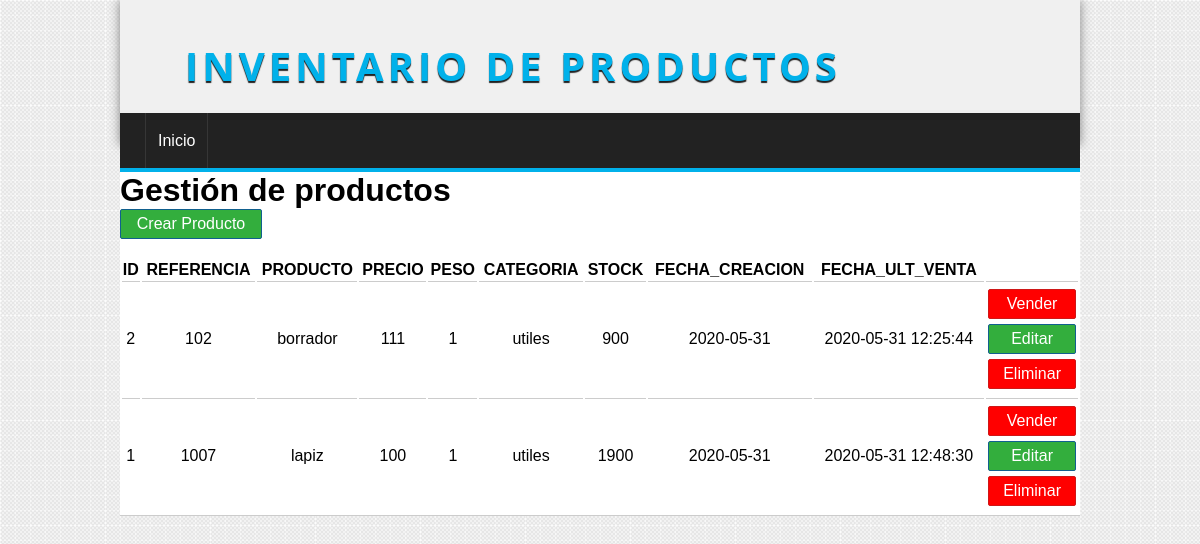
The page / on the database its author committed.
### tables this page shows
CREATE TABLE IF NOT EXISTS `productos` (
  `id` int(11) NOT NULL AUTO_INCREMENT,
  `nombre_producto` varchar(150) NOT NULL,
  `referencia` varchar(50) NOT NULL,
  `precio` bigint(20) NOT NULL,
  `peso` int(11) NOT NULL,
  `categoria` varchar(50) NOT NULL,
  `stock` bigint(20) NOT NULL,
  `fecha_creacion` date NOT NULL,
  `fecha_ultima_venta` datetime DEFAULT NULL,
  PRIMARY KEY (`referencia`),
  KEY `id` (`id`)
);

### controllers/ProductoController.php (called while the page is built, shortened)
<?php
require_once 'models/producto.php';
class productoController{
    public function index()
    {
        $producto = new Producto();
        $productos = $producto->getAll();
        require_once 'views/producto/gestion.php';
    }
}
?>

### config/db.php (called while the page is built)
<?php
    class Database{
        public static function connect()
        {
            $db = new mysqli('localhost','root','','db_inventarios');
            $db->query("SET NAMES 'utf8'");
            return $db;
        }
    }
?>

### models/producto.php (called while the page is built, shortened)
<?php
class Producto{
   private $db;
   public function __construct(){
       $this->db = Database::connect();
   }
   public function getAll(){
        $productos = $this->db->query("SELECT id, nombre_producto, referencia, precio, peso, categoria, stock, fecha_creacion, fecha_ultima_venta from productos order by id desc");
        return $productos;
   }
}
?>

### views/producto/gestion.php (the view, shortened to what this page needs)
<h1>Gestión de productos</h1>
<a href="<?=base_url?>producto/crear" class="button button-small">Crear Producto</a>
<table>
    <tr>
        <th>ID</th>
        <th>REFERENCIA</th>
        <th>PRODUCTO</th>
        <th>PRECIO</th>
        <th>PESO</th>
        <th>CATEGORIA</th>
        <th>STOCK</th>
        <th>FECHA_CREACION</th>
        <th>FECHA_ULT_VENTA</th>
    </tr>
    <?php while($pro = $productos->fetch_object()): ?>
        <tr>
            <td><?=$pro->id;?></td>
            <td><?=$pro->referencia;?></td>
            <td><?=$pro->nombre_producto;?></td>
            <td><?=$pro->precio;?></td>
            <td><?=$pro->peso;?></td>
            <td><?=$pro->categoria;?></td>
            <td><?=$pro->stock;?></td>
            <td><?=$pro->fecha_creacion;?></td>
            <td><?=$pro->fecha_ultima_venta;?></td>
			<td>
                <a href="<?=base_url?>producto/vender&id=<?=$pro->id?>" class="button button-gestion button-red">
				Vender</a>
				<a href="<?=base_url?>producto/editar&id=<?=$pro->id?>" class="button button-gestion">Editar</a>
				<a href="<?=base_url?>producto/eliminar&id=<?=$pro->id?>" class="button button-gestion button-red">Eliminar</a>
			</td>
        </tr>
    <?php endwhile; ?>
</table>

### views/layout/header.php (shortened to what this page needs)
<!DOCTYPE html>
<html lang="en">
<head>
    <link rel="stylesheet" href="<?=base_url?>assets/css/styles.css">
</head>
<body>
    <div id="container">
        <header id="header">
            <div id="logo">
                <a href="gestion">
                    Inventario de Productos
                </a>
            </div>
            <nav id="menu">
                <ul>
                    <li>
                        <a href="gestion">Inicio</a>
                    </li>
                </ul>
            </nav>
            <div id="content">

### index.php (shortened to what this page needs)
<?php
	require_once 'config/db.php';
	require_once 'views/layout/header.php';
	if(isset($_GET['controller'])){
		$nombre_controlador = $_GET['controller'].'Controller';
	}
	elseif(!isset($_GET['controller']) && !isset($_GET['action'])){
		$nombre_controlador = controller_default;
	}
	else{
		show_error();
		exit();
	}
	if(class_exists($nombre_controlador)){
		$controlador = new $nombre_controlador();
		if(isset($_GET['action']) && method_exists($controlador, $_GET['action'])){
			$action = $_GET['action'];
			$controlador->$action();
		}
		elseif(!isset($_GET['controller']) && !isset($_GET['action'])){
			$action_default = action_default;
			$controlador->$action_default();
		}
		else{
			show_error();
		}
	}else{
		show_error();
	}
?>

### assets/css/styles.css (style rules this page uses)
* { padding: 0px; margin: 0px; font-family: sans-serif, Helvetica, Arial; }
body { background: url(../img/bg.png); }
a { color: #01B1EA; }
table { text-align: center; width: 100%; border-bottom: 1px solid #ccc; }
td { border-top: 1px solid #ccc; padding: 2px; }
#container { width: 80%; margin: 0px auto; box-shadow: 0px 0px 10px gray; background: white; }
#header { height: 145px; background: #F0F0F0; }
#logo { padding: 20px; margin-left: 20px; float:left; }
#logo a { float:left; font-size: 40px; letter-spacing: 4px; font-family: 'Open Sans', Helvetica, Arial; text-transform: uppercase; color: #01B1EA; font-weight: bold; text-decoration: none; margin-top: 18px; margin-left: 25px; text-shadow: 0px 2px 1px #222222; transition: all 300ms; }
#menu { clear:both; background: #222; color: white; height: 55px; border-bottom: 4px solid #01B1EA; }
#menu ul { list-style: none; text-decoration: none; margin: 0px auto; margin-left: 25px; }
#menu ul li { line-height: 55px; float:left; border-right: 1px solid #363636; }
#menu a { display: block; color: white; text-decoration: none; padding-left: 12px; padding-right: 12px; transition: all 300ms; }
#menu a:first-child { border-left: 1px solid #363636; }
#content { margin: 0px auto; overflow: hidden; background: white; }
input[type="button"], input[type="submit"], button, .button { display: block; border-radius: 2px; width: auto; padding: 5px; padding-left: 10px; padding-right: 10px; color: white; background: #2979CD; border: 1px solid #11608E; cursor:pointer; }
.button { background: #33AE3D; color: white !important; text-decoration: none; }
.button-small { width: 120px; text-align: center; margin-bottom: 20px; }
.button-gestion { margin-top: 5px; margin-bottom: 5px; }
.button-red { background: red; border: 1px solid #cf1717; }

### rows shown on the page
productos: id "2", referencia "102", nombre_producto "borrador", precio "111", peso "1", categoria "utiles", stock "900", fecha_creacion "2020-05-31", fecha_ultima_venta "2020-05-31 12:25:44"
productos: id "1", referencia "1007", nombre_producto "lapiz", precio "100", peso "1", categoria "utiles", stock "1900", fecha_creacion "2020-05-31", fecha_ultima_venta "2020-05-31 12:48:30"
